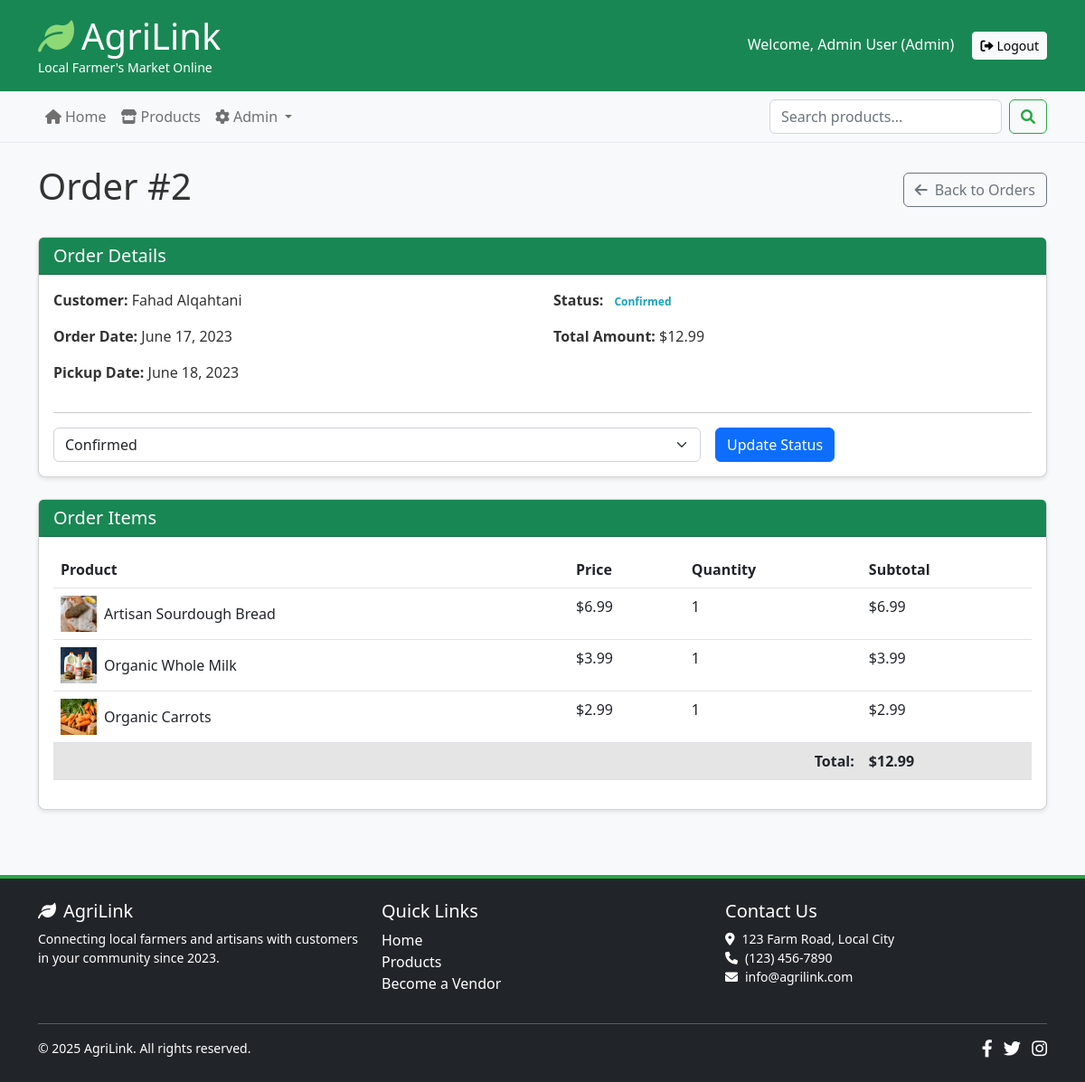
/presentation/common/order_detail.php?id=2 (signed in), run on the app's committed database.
### tables this page shows
CREATE TABLE orders (
    id INT AUTO_INCREMENT PRIMARY KEY,
    user_id INT NOT NULL,
    total_amount DECIMAL(10, 2) NOT NULL,
    pickup_date DATE NOT NULL,
    status ENUM('pending', 'confirmed', 'ready', 'completed', 'cancelled') DEFAULT 'pending',
    created_at TIMESTAMP DEFAULT CURRENT_TIMESTAMP,
    updated_at TIMESTAMP DEFAULT CURRENT_TIMESTAMP ON UPDATE CURRENT_TIMESTAMP,
    FOREIGN KEY (user_id) REFERENCES users(id) ON DELETE CASCADE
);

CREATE TABLE users (
    id INT AUTO_INCREMENT PRIMARY KEY,
    name VARCHAR(100) NOT NULL,
    email VARCHAR(100) NOT NULL UNIQUE,
    password VARCHAR(255) NOT NULL,
    role ENUM('customer', 'vendor', 'admin') DEFAULT 'customer',
    created_at TIMESTAMP DEFAULT CURRENT_TIMESTAMP,
    updated_at TIMESTAMP DEFAULT CURRENT_TIMESTAMP ON UPDATE CURRENT_TIMESTAMP
);

CREATE TABLE order_items (
    id INT AUTO_INCREMENT PRIMARY KEY,
    order_id INT NOT NULL,
    product_id INT NOT NULL,
    quantity INT NOT NULL,
    price DECIMAL(10, 2) NOT NULL,
    FOREIGN KEY (order_id) REFERENCES orders(id) ON DELETE CASCADE,
    FOREIGN KEY (product_id) REFERENCES products(id) ON DELETE CASCADE
);

CREATE TABLE products (
    id INT AUTO_INCREMENT PRIMARY KEY,
    name VARCHAR(100) NOT NULL,
    description TEXT NOT NULL,
    short_description VARCHAR(255) NOT NULL,
    price DECIMAL(10, 2) NOT NULL,
    category VARCHAR(50) NOT NULL,
    stock INT NOT NULL DEFAULT 0,
    image VARCHAR(255) NOT NULL DEFAULT 'default.jpg',
    vendor_id INT NOT NULL,
    is_featured BOOLEAN DEFAULT FALSE,
    created_at TIMESTAMP DEFAULT CURRENT_TIMESTAMP,
    updated_at TIMESTAMP DEFAULT CURRENT_TIMESTAMP ON UPDATE CURRENT_TIMESTAMP,
    FOREIGN KEY (vendor_id) REFERENCES users(id) ON DELETE CASCADE
);

### business/SessionManager.php (called while the page is built, shortened)
<?php
class SessionManager {
    public static function isLoggedIn() {
        return isset($_SESSION['user_id']);
    }
    public static function getCurrentUserId() {
        return self::isLoggedIn() ? $_SESSION['user_id'] : null;
    }
    public static function getCurrentUserRole() {
        return self::isLoggedIn() ? $_SESSION['user_role'] : null;
    }
    public static function isCustomer() {
        return self::getCurrentUserRole() === self::ROLE_CUSTOMER;
    }
    public static function isVendor() {
        return self::getCurrentUserRole() === self::ROLE_VENDOR;
    }
    public static function isAdmin() {
        return self::getCurrentUserRole() === self::ROLE_ADMIN;
    }
}

### data/Database.php (called while the page is built, shortened)
<?php
class Database {
    private static $instance = null;
    private $connection;
    private function __construct() {
        try {
            $this->connection = new PDO(
                'mysql:host=' . DB_HOST . ';port=' . DB_PORT . ';dbname=' . DB_NAME . ';charset=utf8mb4',
                DB_USER,
                DB_PASS,
                [
                    PDO::ATTR_ERRMODE => PDO::ERRMODE_EXCEPTION,
                    PDO::ATTR_DEFAULT_FETCH_MODE => PDO::FETCH_ASSOC,
                    PDO::ATTR_EMULATE_PREPARES => false
                ]
            );
        } catch (PDOException $e) {
            die("Database connection failed: " . $e->getMessage());
        }
    }
    public static function getInstance() {
        if (self::$instance === null) {
            self::$instance = new self();
        }
        return self::$instance;
    }
    public function prepare($sql) {
        return $this->connection->prepare($sql);
    }
}

### business/OrderManager.php (called while the page is built, shortened)
<?php
require_once __DIR__ . '/../data/OrderDAO.php';
class OrderManager {
    private $orderDAO;
    public function __construct() {
        $this->orderDAO = new OrderDAO();
    }
    public function getOrderById($id) {
        $order = $this->orderDAO->getOrderById($id);
        return $order;
    }
    private function canAccessOrder($order) {
        if (SessionManager::isAdmin()) {
            return true;
        }
        return false;
    }
}

### data/OrderDAO.php (called while the page is built, shortened)
<?php
require_once 'Database.php';
class OrderDAO {
    private $db;
    public function __construct() {
        $this->db = Database::getInstance();
    }
    public function getOrderById($id) {
        $stmt = $this->db->prepare(
            "SELECT o.*, u.name as customer_name, u.email as customer_email
             FROM orders o
             JOIN users u ON o.user_id = u.id
             WHERE o.id = :id"
        );
        $stmt->execute(['id' => $id]);
        $order = $stmt->fetch();
        if ($order) {
            $order['items'] = $this->getOrderItems($id);
        }
        return $order;
    }
    public function getOrderItems($orderId) {
        $stmt = $this->db->prepare(
            "SELECT oi.*, p.name as product_name, p.image
             FROM order_items oi
             JOIN products p ON oi.product_id = p.id
             WHERE oi.order_id = :order_id"
        );
        $stmt->execute(['order_id' => $orderId]);
        return $stmt->fetchAll();
    }
}

### presentation/common/order_detail.php (the view, shortened to what this page needs)
<?php
require_once '../../business/SessionManager.php';
require_once '../../business/OrderManager.php';
$orderManager = new OrderManager();
$orderId = isset($_GET['id']) ? intval($_GET['id']) : 0;
$order = $orderManager->getOrderById($orderId);
require_once '../../presentation/layouts/header.php';
require_once '../../presentation/layouts/navigation.php';
?>
<main class="container py-4">
    <div class="d-flex justify-content-between align-items-center mb-4">
        <h1>Order #<?php echo $orderId; ?></h1>
        <?php if (SessionManager::isVendor()): ?>
            <a href="<?php echo BASE_URL; ?>presentation/vendor/orders.php" class="btn btn-outline-secondary">
                <i class="fas fa-arrow-left me-2"></i>Back to Orders
            </a>
        <?php elseif (SessionManager::isCustomer()): ?>
            <a href="<?php echo BASE_URL; ?>presentation/customer/orders.php" class="btn btn-outline-secondary">
                <i class="fas fa-arrow-left me-2"></i>Back to My Orders
            </a>
        <?php elseif (SessionManager::isAdmin()): ?>
            <a href="<?php echo BASE_URL; ?>presentation/admin/orders.php" class="btn btn-outline-secondary">
                <i class="fas fa-arrow-left me-2"></i>Back to Orders
            </a>
        <?php else: ?>
            <a href="<?php echo BASE_URL; ?>" class="btn btn-outline-secondary">
                <i class="fas fa-arrow-left me-2"></i>Back to Home
            </a>
        <?php endif; ?>
    </div>
    <div class="card mb-4">
        <div class="card-header bg-success text-white">
            <h5 class="mb-0">Order Details</h5>
        </div>
        <div class="card-body">
            <div class="row">
                <div class="col-md-6">
                    <?php if (SessionManager::isVendor() || SessionManager::isAdmin()): ?>
                        <p><strong>Customer:</strong> <?php echo htmlspecialchars($order['customer_name']); ?></p>
                    <?php endif; ?>
                    <p><strong>Order Date:</strong> <?php echo date('F d, Y', strtotime($order['created_at'])); ?></p>
                    <p><strong>Pickup Date:</strong> <?php echo date('F d, Y', strtotime($order['pickup_date'])); ?></p>
                </div>
                <div class="col-md-6">
                    <p>
                        <strong>Status:</strong>
                        <span class="badge status-<?php echo $order['status']; ?>">
                            <?php echo ucfirst($order['status']); ?>
                        </span>
                    </p>
                    <p><strong>Total Amount:</strong> $<?php echo number_format($order['total_amount'], 2); ?></p>
                </div>
            </div>
            <?php if (SessionManager::isVendor() || SessionManager::isAdmin()): ?>
                <hr>
                <form method="POST" action="" class="row g-3">
                    <div class="col-md-8">
                        <select name="status" class="form-select">
                            <option value="confirmed" <?php echo $order['status'] == 'confirmed' ? 'selected' : ''; ?>>Confirmed</option>
                        </select>
                    </div>
                    <div class="col-md-4">
                        <button type="submit" class="btn btn-primary">Update Status</button>
                    </div>
                </form>
            <?php endif; ?>
        </div>
    </div>
    <div class="card">
        <div class="card-header bg-success text-white">
            <h5 class="mb-0">Order Items</h5>
        </div>
        <div class="card-body">
            <div class="table-responsive">
                <table class="table table-hover">
                    <thead>
                        <tr>
                            <th>Product</th>
                            <th>Price</th>
                            <th>Quantity</th>
                            <th>Subtotal</th>
                        </tr>
                    </thead>
                    <tbody>
                        <?php foreach ($order['items'] as $item):
                        ?>
                            <tr>
                                <td>
                                    <div class="d-flex align-items-center">
                                        <?php if (isset($item['image']) && !empty($item['image'])): ?>
                                            <img src="<?php echo BASE_URL . 'assets/images/products/' . htmlspecialchars($item['image']); ?>"
                                                class="me-2" alt="" style="width: 40px; height: 40px; object-fit: cover;">
                                        <?php endif; ?>
                                        <?php echo htmlspecialchars($item['product_name'] ?? "Product ID: {$item['product_id']}"); ?>
                                    </div>
                                </td>
                                <td>$<?php echo number_format($item['price'], 2); ?></td>
                                <td><?php echo $item['quantity']; ?></td>
                                <td>$<?php echo number_format($item['price'] * $item['quantity'], 2); ?></td>
                            </tr>
                        <?php endforeach; ?>
                        <tr class="table-active">
                            <td colspan="<?php echo SessionManager::isCustomer() ? '4' : '3'; ?>" class="text-end"><strong>Total:</strong></td>
                            <td><strong>$<?php echo number_format($order['total_amount'], 2); ?></strong></td>
                        </tr>
                    </tbody>
                </table>
            </div>
        </div>
    </div>
</main>
<?php require_once '../../presentation/layouts/footer.php'; ?>

### assets/css/style.css (style rules this page uses)
body { font-family: 'Segoe UI', Tahoma, Geneva, Verdana, sans-serif; background-color: #f8f9fa; color: #333; }
.card { border-radius: 8px; box-shadow: 0 2px 5px rgba(0, 0, 0, 0.1); transition: all 0.3s ease; }
.status-confirmed { color: #17a2b8; }

### data on the page
orders: user.name "Fahad Alqahtani", created_at "June 17, 2023", pickup_date "June 18, 2023", status "Confirmed", total_amount "12.99"
order_items: product.image (picture), product.name "Artisan Sourdough Bread", price "6.99", quantity "1", $item['price']*$item['quantity'] "6.99"
order_items: product.image (picture), product.name "Organic Whole Milk", price "3.99", quantity "1", $item['price']*$item['quantity'] "3.99"
order_items: product.image (picture), product.name "Organic Carrots", price "2.99", quantity "1", $item['price']*$item['quantity'] "2.99"

### other printed values
SessionManager::getCurrentUserName() "Admin User"
SessionManager::getCurrentUserRole() "Admin"
$orderId "2"
